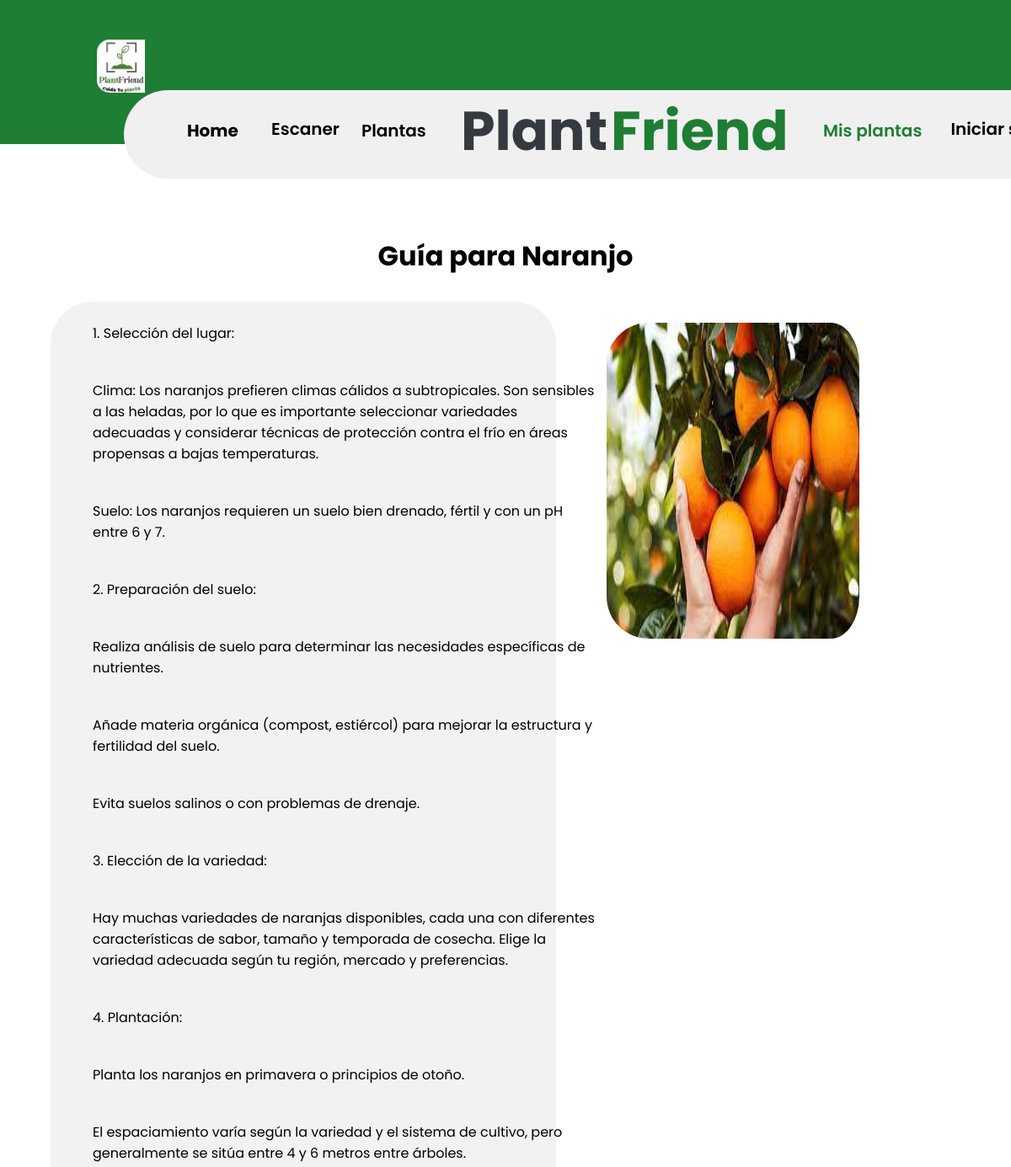
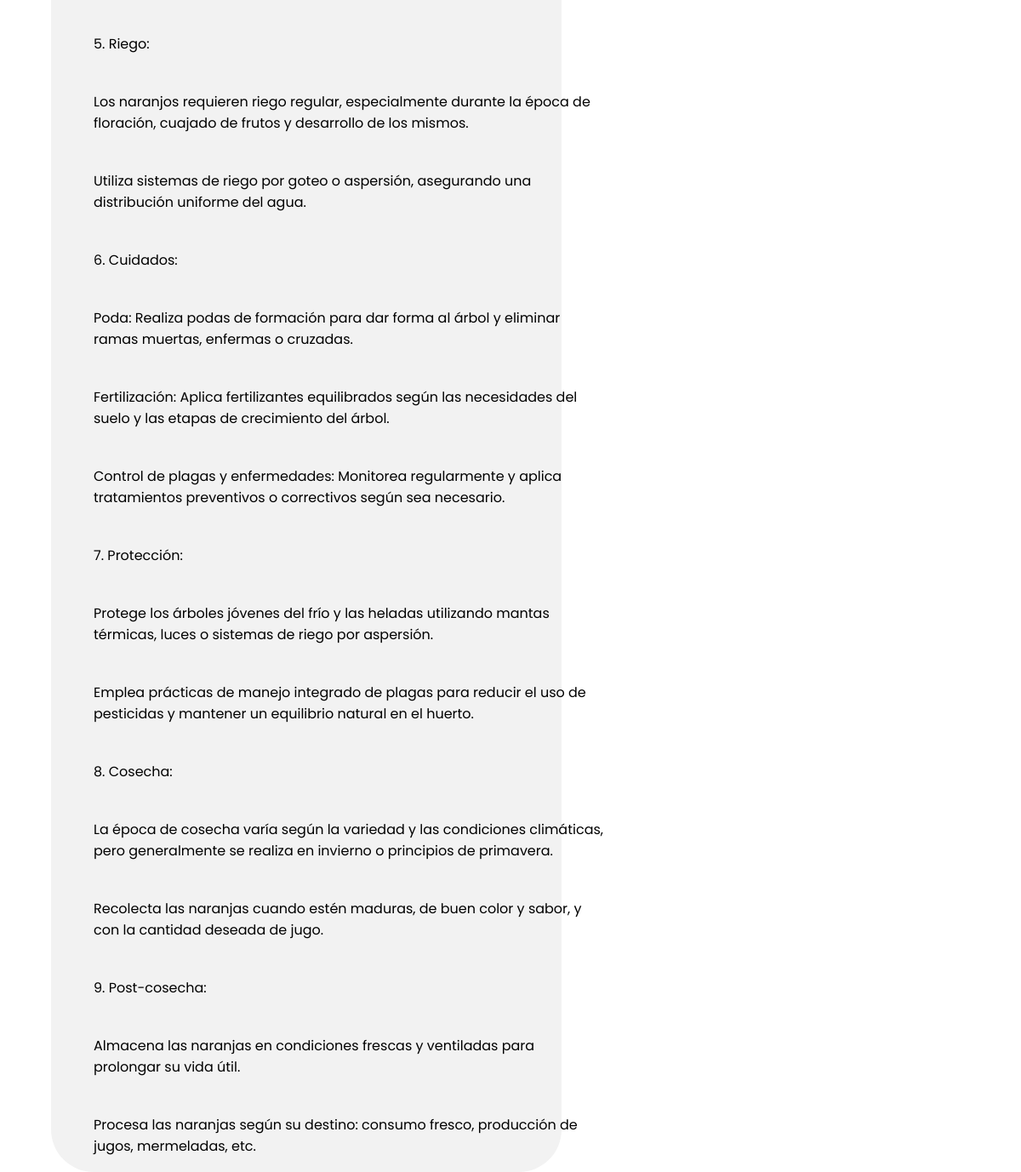
Screenshot of /ver_guia/5/ with the database file from the repository (2 pictures, top to bottom).
### Proyects/models.py (models this page shows, shortened)
class Guias(models.Model):
    nombre = models.CharField(max_length=250)
    comentario= models.TextField()
    imagen = models.ImageField(upload_to='plant_guide/', blank=True, null=True)

### Proyects/views.py (the view)
# urls.py: path('ver_guia/<int:planta_id>/', ver_guia, name='ver_guia'),
def ver_guia(request, planta_id):
    planta = get_object_or_404(Planta, pk=planta_id)
    guia = planta.guia
    if guia:
        return render(request, 'guia/guia.html', {'planta': planta, 'guia': guia})
    else:
        return render(request, 'sin_guia.html', {'planta': planta})

### Proyects/Templates/guia/guia.html (shortened to what this page needs)
{% load static %}
{% block content %}
    {% block head %}
        <link rel="stylesheet" href="{% static 'css/guia/guia.css' %}">
    {% endblock %}
    {% include "navbar/navbar.html" %}
    <div class="espacio"></div>
    <h1 class="title">Guía para {{ guia.nombre }}</h1>
    <div class="grid">
        <div class="element"></div>
        <div class="element box">
            {% for comentario in guia.comentario.splitlines %}
                <p class="desc">{{ comentario }}</p>
                <br>
            {% endfor %}
        </div>
        <div class="element"></div>
        <div class="element">
            {% if guia.imagen %}
                <img src="{{ guia.imagen.url }}" alt="{{ guia.nombre }}">
            {% else %}
                <p>No hay imagen disponible para esta guía.</p>
            {% endif %}
        </div>
    </div>
{% endblock %}

### Proyects/static/css/guia/guia.css (style rules this page uses)
.title { font-family: 'Poppins', sans-serif; text-align: center; margin-top: 30px; margin-bottom: 30px; }
.grid { display: grid; grid-template-columns:5% 50% 5% 25% ; }
.desc { font-family:'Poppins'; margin-left: 50px; width: 600px; text-align: left; margin-top: 25px; }
.box { background-color: #f2f2f2; text-align: center; border-radius: 50px; }
img { width: 275px; height: 375px; left: 500px; margin-top: 25px; border-radius: 50px; }
.espacio { height: 250px; }

### Proyects/static/css/navbar/navbar.css (style rules this page uses)
* { margin:0; padding:0; }
@media (min-width:320px) { body, table, p, img { padding-right: 1em; width: 100%; } }

### rows the page displays
Guias: nombre "Naranjo", imagen (picture)

### other values shown
{{ comentario }} "1. Selección del lugar:" "Suelo: Los naranjos requieren un suelo bien drenado, fértil y con un pH entre 6 y 7." "2. Preparación del suelo:" "Realiza análisis de suelo para determinar las necesidades específicas de nutrientes." "Añade materia orgánica (compost, estiércol) para mejorar la estructura y fertilidad del suelo." "Evita suelos salinos o con problemas de drenaje." "3. Elección de la variedad:" "Hay muchas variedades de naranjas disponibles, cada una con diferentes características de sabor, tamaño y temporada de cosecha. Elige la variedad adecuada según tu región, mercado y preferencias." "4. Plantación:" "Planta los naranjos en primavera o principios de otoño." "El espaciamiento varía según la variedad y el sistema de cultivo, pero generalmente se sitúa entre 4 y 6 metros entre árboles." "5. Riego:" "Los naranjos requieren riego regular, especialmente durante la época de floración, cuajado de frutos y desarrollo de los mismos." "Utiliza sistemas de riego por goteo o aspersión, asegurando una distribución uniforme del agua." "6. Cuidados:" "Poda: Realiza podas de formación para dar forma al árbol y eliminar ramas muertas, enfermas o cruzadas." "Fertilización: Aplica fertilizantes equilibrados según las necesidades del suelo y las etapas de crecimiento del árbol." "Control de plagas y enfermedades: Monitorea regularmente y aplica tratamientos preventivos o correctivos según sea necesario." "7. Protección:" "Protege los árboles jóvenes del frío y las heladas utilizando mantas térmicas, luces o sistemas de riego por aspersión." "Emplea prácticas de manejo integrado de plagas para reducir el uso de pesticidas y mantener un equilibrio natural en el huerto." "8. Cosecha:" "La época de cosecha varía según la variedad y las condiciones climáticas, pero generalmente se realiza en invierno o principios de primavera." "Recolecta las naranjas cuando estén maduras, de buen color y sabor, y con la cantidad deseada de jugo." "9. Post-cosecha:" "Almacena las naranjas en condiciones frescas y ventiladas para prolongar su vida útil." "Procesa las naranjas según su destino: consumo fresco, producción de jugos, mermeladas, etc."
